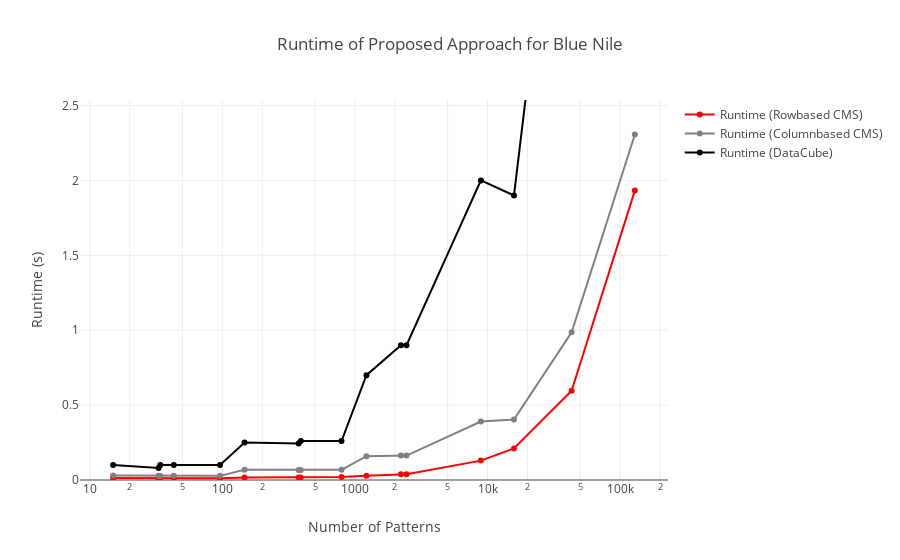

Here is the notebook cell this chart was saved with:
### Code cell
visualize_runtime_experiment("Blue Nile", bluenile_runtime_dict_rows_s, bluenile_runtime_dict_columns_s, blue_nile_runtime_dict_dc)

### Figure 1 — Plotly figure (JSON) as saved in the notebook; plotly's stock layout.template omitted (floating-point values rounded to 4 significant figures)
{"data": [{"line": {"color": "red"}, "mode": "lines+markers", "name": "Runtime (Rowbased CMS)", "type": "scatter", "x": [15, 33, 34, 43, 96, 147, 376, 390, 792, 1221, 2223, 2449, 8913, 15828, 43089, 129194], "y": [0.01404, 0.01097, 0.01095, 0.01105, 0.01128, 0.01609, 0.01721, 0.01714, 0.02003, 0.02891, 0.03795, 0.03779, 0.1294, 0.2102, 0.5961, 1.932]}, {"line": {"color": "grey"}, "mode": "lines+markers", "name": "Runtime (Columnbased CMS)", "type": "scatter", "x": [15, 33, 34, 43, 96, 147, 376, 390, 792, 1221, 2223, 2449, 8913, 15828, 43089, 129194], "y": [0.03007, 0.02755, 0.02718, 0.02788, 0.02756, 0.06881, 0.06721, 0.0673, 0.06786, 0.1588, 0.1641, 0.1632, 0.39, 0.4044, 0.9864, 2.306]}, {"line": {"color": "black"}, "mode": "lines+markers", "name": "Runtime (DataCube)", "type": "scatter", "x": [15, 33, 34, 43, 96, 147, 376, 390, 792, 1221, 2223, 2449, 8913, 15828, 43089, 129194], "y": [0.1, 0.08, 0.1, 0.1, 0.1, 0.25, 0.244, 0.26, 0.26, 0.7, 0.9, 0.9, 2, 1.9, 5.1, 14]}], "layout": {"title": {"text": "Runtime of Proposed Approach for Blue Nile"}, "xaxis": {"title": {"text": "Number of Patterns"}, "type": "log"}, "yaxis": {"range": [0, 2.537], "title": {"text": "Runtime (s)"}}}}
